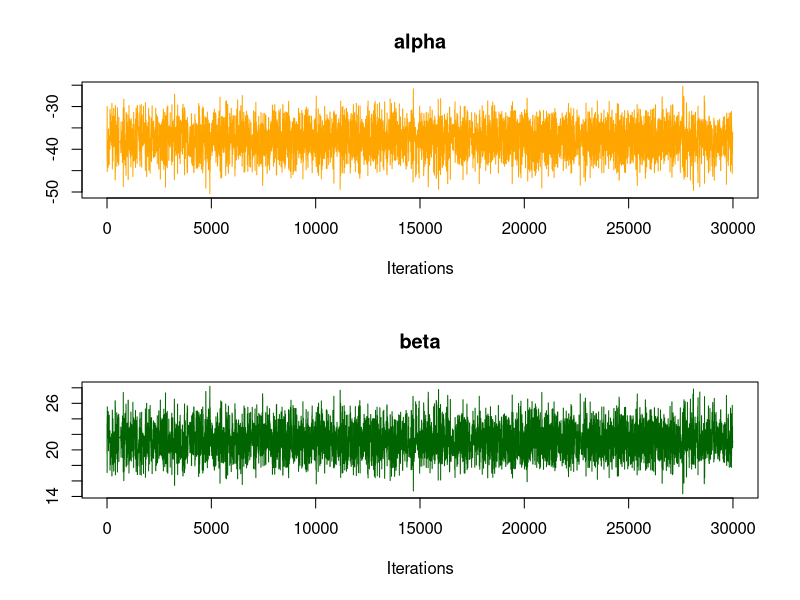
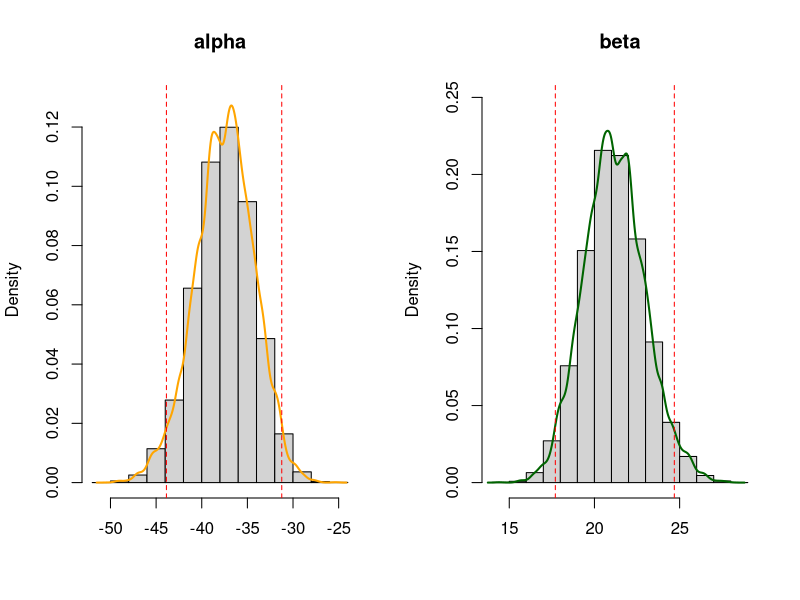
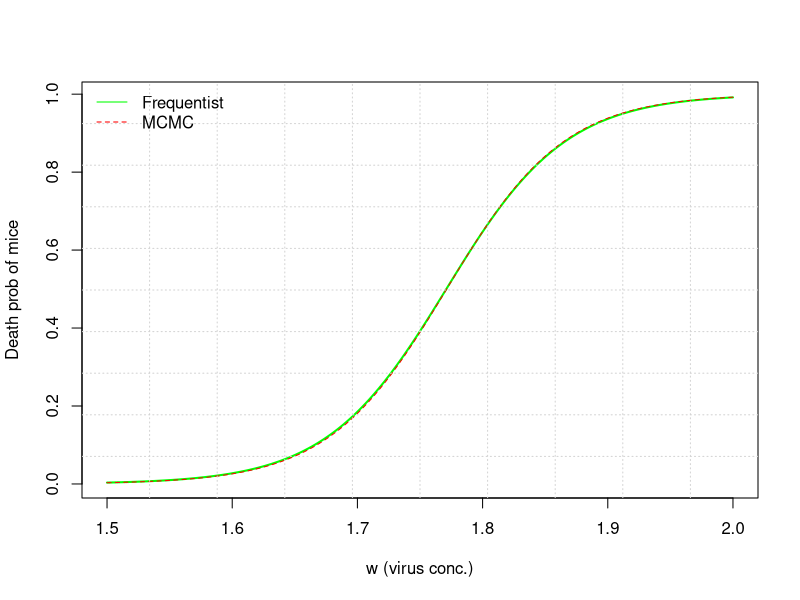

Recreate these plots in R, in order.
#-------------------------------------------------------------------------------
#                 Oswaldo Gressani, Metropolis example.
#                 Copyright, 2023. All rights reserved.
#                 Code inspired from Philippe Lambert, Liège University.
#-------------------------------------------------------------------------------

# Package to sample from multivariate normal
library("mvtnorm")
library("coda")

set.seed(123)

# Encode data
w_i <- c(1.583, 1.712, 1.774, 1.843, 1.875, 1.892,1.902, 1.930)
y_i <- c(7, 12, 18, 50, 59, 60, 61, 64)
n_i <- c(58, 61, 63, 55, 61, 68, 63, 64)

# Wise starting values (frequentist approach)
freqfit <- glm(cbind(y_i, n_i-y_i)~w_i, family = "binomial")
alpha_hat <- coef(freqfit)[1]
beta_hat <- coef(freqfit)[2]
Sigma_hat <- vcov(freqfit)

# Joint log posterior distribution
lpost <- function(theta) {
  eta <- theta[1] + theta[2] * w_i
  pi <- exp(eta) / (1 + exp(eta))
  return(sum(dbinom(y_i, n_i, pi, log = TRUE)))
}

# Starting value for alpha and beta
M <- 31000
burnin <- 1000
theta <- array(dim = c(2, M))
theta[, 1] <- c(alpha_hat, beta_hat)
n_accept <- 0
sd_prop <- 2.4

# Metropolis loop
for (i in 2:M) {
  theta_prop <- theta[, i - 1] + rmvnorm(n = 1, mean = c(0, 0), 
                                         sigma = sd_prop ^ 2 * Sigma_hat)
  logr <- lpost(theta_prop) - lpost(theta[,(i - 1)])
  u <- runif(1)
  if (logr >= 0 || u <= exp(logr)) {
      theta[,i] <- theta_prop
      n_accept <- n_accept + 1
  } else {
    theta[,i] <- theta[,i - 1]
  }
}

# Exclude warm up
theta <- theta[,-c(1:burnin)]
accept_rate <- round(n_accept/(M - 1),digits = 2) * 100
rownames(theta) <- c("alpha", "beta")

# Trace plots
par(mfrow = c(2,1))
coda::traceplot(as.mcmc(theta[1,]), main = "alpha", col = "orange")
coda::traceplot(as.mcmc(theta[2,]), main = "beta", col = "darkgreen")

par(mfrow = c(1,2))
#Histogram of generated samples for alpha
hist(theta[1,],main =  "alpha", xlab = "", freq = FALSE, ylim = c(0,0.13))
lines(density(theta[1,]), type = "l", col = "orange", lwd = 2)
HPDalpha <- HPDinterval(as.mcmc(t(theta)))[1, ]
CIalpha <- quantile(theta[1, ], probs = c(0.025, 0.975))
HPDalpha
CIalpha
abline(v = c(HPDalpha[1], HPDalpha[2]), col = "red", lty = 2)

#Histogram of generated samples for beta
hist(theta[2,],main = "beta", xlab = "", freq = FALSE, ylim = c(0,0.25))
lines(density(theta[2,]), type = "l", col = "darkgreen", lwd = 2)
HPDbeta <- HPDinterval(as.mcmc(t(theta)))[2, ]
CIbeta <- quantile(theta[2, ], probs = c(0.025, 0.975))
HPDbeta
CIbeta
abline(v = c(HPDbeta[1], HPDbeta[2]), col = "red", lty = 2)

# Descriptive statistics for each model parameter
summary(t(theta))
cat("Acceptance rate --> ",accept_rate,"%.", "\n")

# Plot estimated probability of death
alpha_MCMC <- mean(theta[1,])
beta_MCMC <- mean(theta[2,])

par(mfrow = c(1,1))
wdom <- seq(1.5,2, length = 200)
pihat <- exp(alpha_hat + beta_hat * wdom) / (1 + exp(alpha_hat + beta_hat * wdom))
pihatMetro <- exp(alpha_MCMC + beta_MCMC * wdom) / 
  (1 + exp(alpha_MCMC + beta_MCMC * wdom))
plot(wdom, pihat, ylab = "Death prob of mice", xlab = "w (virus conc.)", 
     type = "l", lwd = 2, col = "green")
lines(wdom, pihatMetro, col = "red", lwd = 1, lty = 2)
grid(nx = 10, ny = 10)
legend("topleft", c("Frequentist","MCMC"), col = c("green","red"), lty = c(1,2),
       bty = "n")


